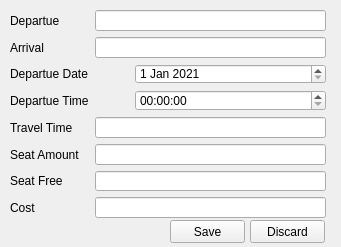
<?xml version="1.0" encoding="UTF-8"?>
<ui version="4.0">
 <class>Add_Form</class>
 <widget class="QWidget" name="Add_Form">
  <property name="geometry">
   <rect>
    <x>0</x>
    <y>0</y>
    <width>341</width>
    <height>247</height>
   </rect>
  </property>
  <property name="windowTitle">
   <string>Form</string>
  </property>
  <widget class="QWidget" name="formLayoutWidget">
   <property name="geometry">
    <rect>
     <x>10</x>
     <y>10</y>
     <width>316</width>
     <height>208</height>
    </rect>
   </property>
   <layout class="QFormLayout" name="formLayout">
    <item row="0" column="0">
     <widget class="QLabel" name="Dep_Label">
      <property name="text">
       <string>Departue</string>
      </property>
     </widget>
    </item>
    <item row="0" column="1">
     <widget class="QLineEdit" name="Dep_LineEdit"/>
    </item>
    <item row="1" column="0">
     <widget class="QLabel" name="Arrival_Label">
      <property name="text">
       <string>Arrival</string>
      </property>
     </widget>
    </item>
    <item row="1" column="1">
     <widget class="QLineEdit" name="Arrival_LineEdit"/>
    </item>
    <item row="2" column="0">
     <widget class="QLabel" name="Dep_Date_Label">
      <property name="text">
       <string>Departue Date</string>
      </property>
     </widget>
    </item>
    <item row="2" column="1">
     <layout class="QHBoxLayout" name="horizontalLayout">
      <item>
       <spacer name="horizontalSpacer">
        <property name="orientation">
         <enum>Qt::Horizontal</enum>
        </property>
        <property name="sizeType">
         <enum>QSizePolicy::Minimum</enum>
        </property>
        <property name="sizeHint" stdset="0">
         <size>
          <width>40</width>
          <height>20</height>
         </size>
        </property>
       </spacer>
      </item>
      <item>
       <widget class="QDateEdit" name="Dep_Date_dateEdit">
        <property name="autoFillBackground">
         <bool>false</bool>
        </property>
        <property name="wrapping">
         <bool>false</bool>
        </property>
        <property name="readOnly">
         <bool>false</bool>
        </property>
        <property name="maximumDateTime">
         <datetime>
          <hour>23</hour>
          <minute>59</minute>
          <second>59</second>
          <year>2100</year>
          <month>12</month>
          <day>31</day>
         </datetime>
        </property>
        <property name="minimumDateTime">
         <datetime>
          <hour>23</hour>
          <minute>59</minute>
          <second>59</second>
          <year>2021</year>
          <month>1</month>
          <day>1</day>
         </datetime>
        </property>
        <property name="maximumDate">
         <date>
          <year>2100</year>
          <month>12</month>
          <day>31</day>
         </date>
        </property>
        <property name="minimumDate">
         <date>
          <year>2021</year>
          <month>1</month>
          <day>1</day>
         </date>
        </property>
        <property name="currentSection">
         <enum>QDateTimeEdit::DaySection</enum>
        </property>
        <property name="calendarPopup">
         <bool>false</bool>
        </property>
       </widget>
      </item>
     </layout>
    </item>
    <item row="3" column="0">
     <widget class="QLabel" name="Dep_Time_Label">
      <property name="text">
       <string>Departue Time</string>
      </property>
     </widget>
    </item>
    <item row="3" column="1">
     <layout class="QHBoxLayout" name="horizontalLayout_2">
      <item>
       <spacer name="horizontalSpacer_2">
        <property name="orientation">
         <enum>Qt::Horizontal</enum>
        </property>
        <property name="sizeType">
         <enum>QSizePolicy::Preferred</enum>
        </property>
        <property name="sizeHint" stdset="0">
         <size>
          <width>40</width>
          <height>20</height>
         </size>
        </property>
       </spacer>
      </item>
      <item>
       <widget class="QTimeEdit" name="Dep_Time_LineEdit">
        <property name="dateTime">
         <datetime>
          <hour>0</hour>
          <minute>0</minute>
          <second>0</second>
          <year>2000</year>
          <month>1</month>
          <day>8</day>
         </datetime>
        </property>
        <property name="minimumTime">
         <time>
          <hour>0</hour>
          <minute>0</minute>
          <second>0</second>
         </time>
        </property>
       </widget>
      </item>
     </layout>
    </item>
    <item row="4" column="0">
     <widget class="QLabel" name="Travel_TimeLineEdit">
      <property name="text">
       <string>Travel Time</string>
      </property>
     </widget>
    </item>
    <item row="4" column="1">
     <widget class="QLineEdit" name="Trave_lTime_LineEdit"/>
    </item>
    <item row="5" column="0">
     <widget class="QLabel" name="Seat_Amount_Lineedit">
      <property name="text">
       <string>Seat Amount</string>
      </property>
     </widget>
    </item>
    <item row="5" column="1">
     <widget class="QLineEdit" name="Seat_Amount_LineEdit"/>
    </item>
    <item row="6" column="0">
     <widget class="QLabel" name="Seat_Free_Label">
      <property name="text">
       <string>Seat Free</string>
      </property>
     </widget>
    </item>
    <item row="6" column="1">
     <widget class="QLineEdit" name="Seat_Free_Lineedit"/>
    </item>
    <item row="7" column="0">
     <widget class="QLabel" name="Cost_Label">
      <property name="text">
       <string>Cost</string>
      </property>
     </widget>
    </item>
    <item row="7" column="1">
     <widget class="QLineEdit" name="Cost_LineEdit"/>
    </item>
   </layout>
  </widget>
  <widget class="QPushButton" name="Save_Button">
   <property name="geometry">
    <rect>
     <x>170</x>
     <y>220</y>
     <width>75</width>
     <height>23</height>
    </rect>
   </property>
   <property name="text">
    <string>Save</string>
   </property>
  </widget>
  <widget class="QPushButton" name="Discard_Button">
   <property name="geometry">
    <rect>
     <x>250</x>
     <y>220</y>
     <width>75</width>
     <height>23</height>
    </rect>
   </property>
   <property name="text">
    <string>Discard</string>
   </property>
  </widget>
 </widget>
 <resources/>
 <connections/>
</ui>
